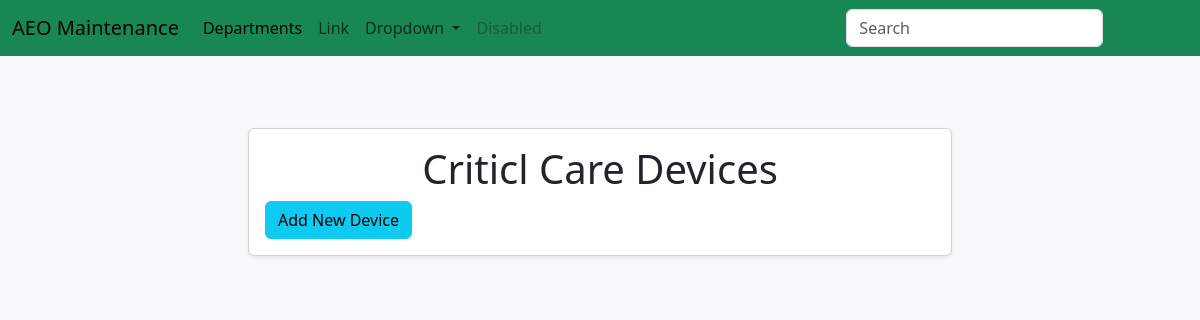
The app's page /departments/1/devices/, older data.
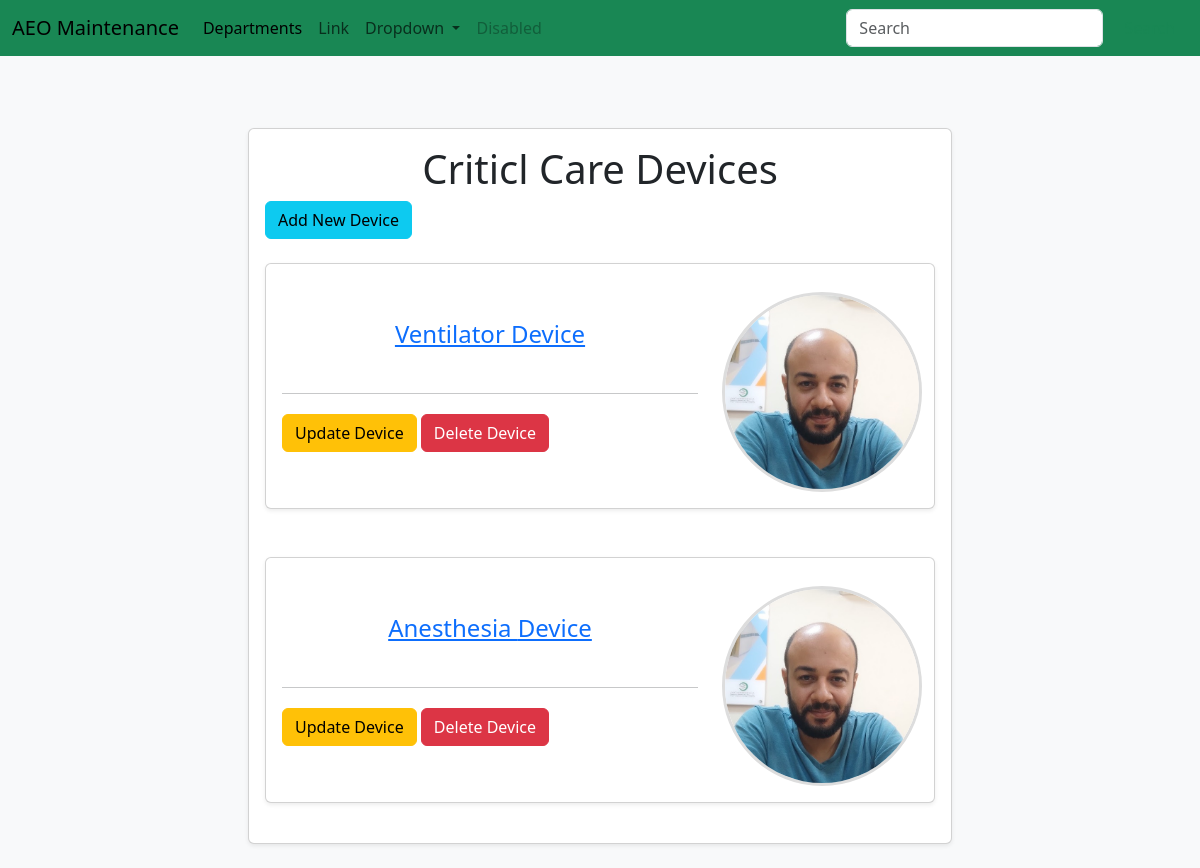
The same page, newer data.
### maintenance_system/models.py (models this page shows, shortened)
class Department(db.Model):
	id = db.Column(db.Integer, primary_key=True)
	name = db.Column(db.String(80), unique=True)
	members = db.relationship('User', backref='department', lazy=True)
	devices = db.relationship('Device', backref='department', lazy=True)

class Device(db.Model):
	id = db.Column(db.Integer, primary_key=True)
	name = db.Column(db.String(80), unique=True)
	department_id = db.Column(db.Integer, db.ForeignKey('department.id'))
	models = db.relationship('Model', backref='device', lazy=True)

### maintenance_system/routes.py (the view)
@app.route('/departments/<int:department_id>/devices/', methods=['GET'])
def devices(department_id):
	department = Department.query.get_or_404(department_id)
	devices = department.devices
	return render_template('devices.html', department=department, devices=devices)

### maintenance_system/Templates/devices.html (shortened to what this page needs)
{% extends "layout.html"%}
{% block content %}
<div class="row justify-content-center">
	<div class="col-lg-8 mt-4 mb-4">
		<div class="card p-3 shadow-sm">
			<div class="row">
				<h1 class="text-center">{{ department.name }} Devices</h1>
				<a href="{{ url_for('add_device', department_id = department.id) }}"><button type="button"
						class="btn btn-info btn-md">Add
						New Device</button></a>
				{% for device in devices %}
				<div class="col-md-8 col-lg-12 mt-4 mb-4">
					<div class="card p-3 shadow-sm">
						<div class="row align-items-center">
							<div class="col-lg-8 col-12">
								<a href="#">
									<h4 class="mb-1 text-center">{{device.name}} Device</h4>
								</a>
								<br>
								<hr>
								<div>
									<a href="#"><button type="button" class="btn btn-warning btn-custom mt-1">Update
											Device</button></a>
									<a href="#"><button type="button" class="btn btn-danger custom-button mt-1">Delete
											Device</button></a>
								</div>
							</div>
							<div class="col-lg-4 text-center mt-1">
								<img src="{{ url_for('static', filename='images/profile.jpg')}}" alt="User Photo"
									class="rounded-photo mt-2">
							</div>
						</div>
					</div>
				</div>
				{% endfor %}
			</div>
		</div>
	</div>
	{% endblock%}

### maintenance_system/Templates/layout.html (shortened to what this page needs)
<!doctype html>
<html lang="en">
<head>
	<link href="https://cdn.jsdelivr.net/npm/bootstrap@5.3.3/dist/css/bootstrap.min.css" rel="stylesheet"
>
	<link href="{{ url_for('static', filename='css/style.css')}}" rel="stylesheet">
</head>
<body>
	<nav class="navbar navbar-expand-lg bg-body-success bg-success">
		<div class="container-fluid">
			<a class="navbar-brand" href="#">AEO Maintenance</a>
			<div class="collapse navbar-collapse" id="navbarSupportedContent">
				<ul class="navbar-nav me-auto mb-2 mb-lg-0">
					<li class="nav-item">
						<a class="nav-link active" aria-current="page" href="#">Departments</a>
					</li>
					<li class="nav-item">
						<a class="nav-link" href="#">Link</a>
					</li>
					<li class="nav-item dropdown">
						<a class="nav-link dropdown-toggle" href="#" role="button" data-bs-toggle="dropdown"
							aria-expanded="false">
							Dropdown
						</a>
					</li>
					<li class="nav-item">
						<a class="nav-link disabled" aria-disabled="true">Disabled</a>
					</li>
				</ul>
				<form class="d-flex" role="search">
					<input class="form-control me-2" type="search" placeholder="Search" aria-label="Search">
					<button class="btn btn-outline-success" type="submit">Search</button>
				</form>
			</div>
		</div>
	</nav>
	<div class="container-fluid container-md">
		<div class="container mt-5">
			<div class="row justify-content-center">
				{% block content %}
				{% endblock %}
			</div>
		</div>
	</div>
</body>
</html>

### maintenance_system/static/css/style.css (style rules this page uses)
body { background-color: #f8f9fa; }
.rounded-photo { width: 200px; height: 200px; object-fit: cover; border-radius: 50%; border: 3px solid #ddd; }

Row changes from the older to the newer data that the page shows:
added Device: name "Ventilator"
added Device: name "Anesthesia"
